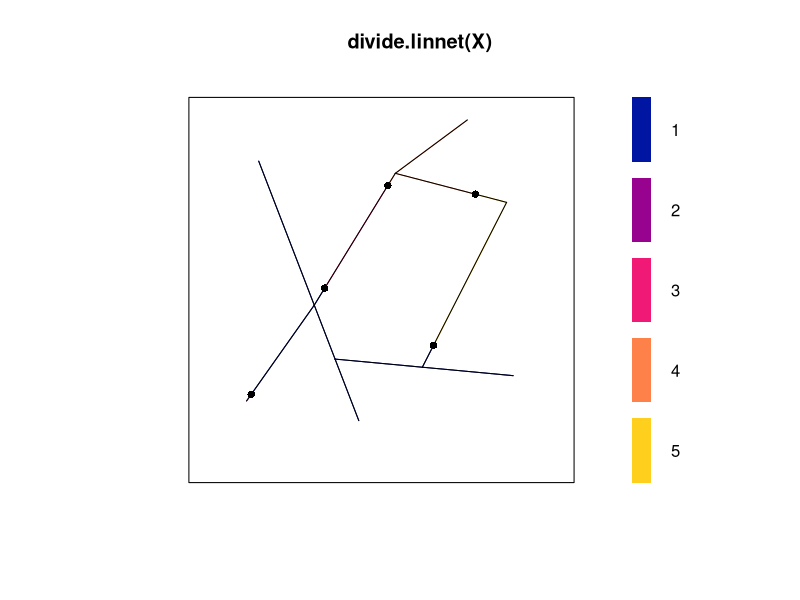

Here is the R script that generated this plot:
library(spatstat)


### Name: divide.linnet
### Title: Divide Linear Network at Cut Points
### Aliases: divide.linnet
### Keywords: spatial manip

### ** Examples

  X <- runiflpp(5, simplenet)
  plot(divide.linnet(X))
  plot(X, add=TRUE, pch=16)
